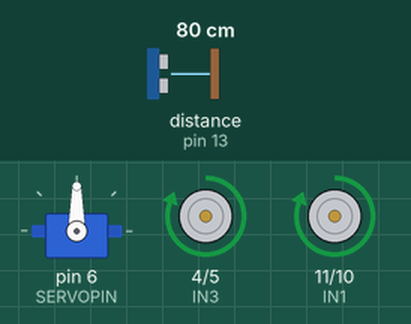
This sketch was run on a simulated Arduino Uno, built with avr-gcc and run on an emulated ATmega328P. Parts: servo, motor-driver pin pairs drawn as motors (green arrow = first pin HIGH = forward, orange = second pin HIGH = backward, longer = more drive). Wiring (inferred from the names in the program): ultrasonic range finder: trigger pin 12; echo pin 13. The test bench sets the inputs (shaded band); at power-on: distance to the obstacle (sensor on pin 13) 80 cm. The echo pulse lasts 58.3 µs per cm.

Above: at 1.2 s.
1.3 s: distance to the obstacle (sensor on pin 13) set to 33 cm
3.0 s: distance to the obstacle (sensor on pin 13) set to 27 cm
At 4.9 s:
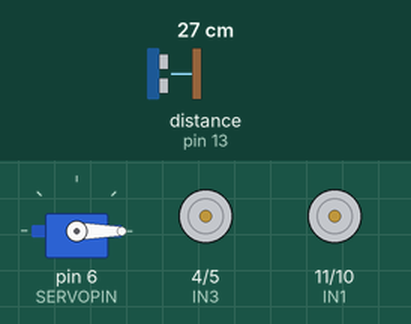
6.0 s: distance to the obstacle (sensor on pin 13) set to 35 cm
At 7.6 s:
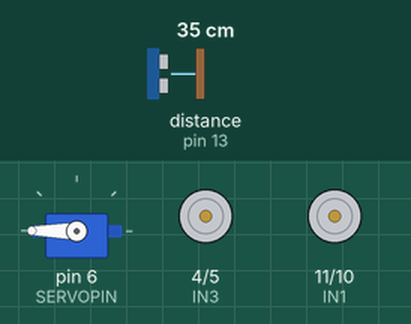
9.0 s: distance to the obstacle (sensor on pin 13) set to 2 cm
At 13.1 s:
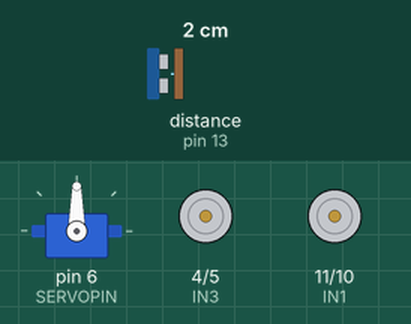
Timing chart, 0 to 23.7 s (numbered marks = the images above; inputs shaded):
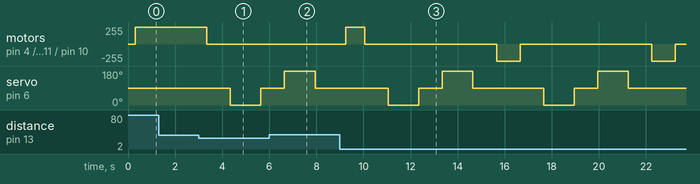

Measured:
- the behaviour switches between 32 and 31 cm on distance to the obstacle (sensor on pin 13) (found by bisection; images 0 and 1)
- after the input at 3.0 s, motor on pin 4 (IN3) / pin 5 (IN4), motor on pin 11 (IN1) / pin 10 (IN2): forward 255/255 → stopped after 0.34 s; servo on pin 6 (SERVOPIN): 90° → 0° after 1.3 s, → 90° 1.3 s later
- after the input at 6.0 s, motor on pin 4 (IN3) / pin 5 (IN4), motor on pin 11 (IN1) / pin 10 (IN2): stays stopped (without the input it goes to backward 255/255 after 2.9 s)
- after the input at 9.0 s, servo on pin 6 (SERVOPIN): 90° → 0° after 2.1 s, → 90° 1.3 s later, → 180° 1.0 s later, → 90° 1.3 s later, … (8 changes in this stretch)

The sketch:

Robot_Command.ino
```cpp
#include <Servo.h>
#include <PID_v1.h>
#define IN1 11 // Left Front
#define IN2 10 // Left Back
#define IN3 4  // Right Front
#define IN4 5  // Right Back
#define SERVOPIN 6
#define trigPin 12
#define echoPin 13

Servo servo;
bool leftChecked = false;
bool rightChecked = false;

// Define PID variables
double Setpoint, Input, Output;
double Kp = 2.0, Ki = 5.0, Kd = 1.0;  // Example PID constants

// Create PID instance
PID myPID(&Input, &Output, &Setpoint, Kp, Ki, Kd, DIRECT);

void servoRight() {
  servo.write(180);
  delay(1000);
}

void resetServo() {
  servo.write(90);
  delay(1000);
}

void servoLeft() {
  servo.write(0);
  delay(1000);
}

void resetWheels() {
  digitalWrite(IN1, LOW);
  digitalWrite(IN2, LOW);
  digitalWrite(IN3, LOW);
  digitalWrite(IN4, LOW);
}

void goForward() {
  resetWheels();
  digitalWrite(IN1, HIGH);
  digitalWrite(IN3, HIGH);
}

void goBackwards() {
  resetWheels();
  digitalWrite(IN2, HIGH);
  digitalWrite(IN4, HIGH);
}

void turnRight() {
  resetWheels();
  digitalWrite(IN3, HIGH);
  delay(500);
}

void turnLeft() {
  resetWheels();
  digitalWrite(IN1, HIGH);
  delay(500);
}

int getDistance() {
  long duration;
  int distance;
  digitalWrite(trigPin, LOW);
  delayMicroseconds(2);
  digitalWrite(trigPin, HIGH);
  delayMicroseconds(10);
  digitalWrite(trigPin, LOW);
  duration = pulseIn(echoPin, HIGH);
  distance = duration * 0.034 / 2;
  delay(300);
  return distance;
}

void setupWheels() {
  pinMode(IN1, OUTPUT);
  pinMode(IN2, OUTPUT);
  pinMode(IN3, OUTPUT);
  pinMode(IN4, OUTPUT);
  resetWheels();
}

void setupServo() {
  servo.attach(SERVOPIN);
  servo.write(90);
}

void setupUltrasonic() {
  pinMode(trigPin, OUTPUT);
  pinMode(echoPin, INPUT);
}

void setup() {
  setupWheels();
  setupServo();
  setupUltrasonic();
  // Serial.begin(9600);

  // Initialize the PID controller
  Setpoint = 30;  // Target distance (for example, set to 30 cm)
  myPID.SetMode(AUTOMATIC);  // Start the PID controller

}

void loop() {
  int distance = getDistance();
  //Serial.print("Distance: ");
  //Serial.println(distance);

  // Update the PID input with the current distance
  Input = distance;

  // Compute the PID output
  myPID.Compute();

  // Output the PID value
  //Serial.print("PID Output: ");
  //Serial.println(Output);

  if (distance > 30) {
    // If no obstacles, continue moving forward
    // //Serial.println("Moving Forward");
    goForward();
    leftChecked = false;
    rightChecked = false;
  } else {
    resetWheels();
    //Serial.println("Obstacle detected! Stopping...");
    resetServo();
    servoLeft();
    int leftDistance = getDistance();
    //Serial.print("Left Distance: ");
    //Serial.println(leftDistance);

    resetServo();
    servoRight();
    int rightDistance = getDistance();
    //Serial.print("Right Distance: ");
    //Serial.println(rightDistance);

    resetServo();

    // If both sides are blocked, go backwards for 1 second
    while (leftDistance < 30 && rightDistance < 30) {
      //Serial.println("Both sides blocked! Reversing...");
      goBackwards();
      delay(1000); // Move backwards for 1 second
      resetWheels();
      resetServo();
      servoLeft();
      leftDistance = getDistance();
      //Serial.print("Left Distance: ");
      //Serial.println(leftDistance);
      resetServo();
      servoRight();
      rightDistance = getDistance();
      // //Serial.print("Right Distance: ");
      // //Serial.println(rightDistance);
      resetServo();
    }

    if (rightDistance > leftDistance) {
      int dist = getDistance();
      //Serial.print("Current distance: ");
      //Serial.print(dist);
      while (dist < 30) {  // Keep turning right until the path is clear
        //Serial.println("Turning Right...");
        turnRight();
        dist = getDistance();
      }
    } else {
      int dist = getDistance();
      //Serial.print("Current distance: ");
      //Serial.print(dist);
      while (dist < 30) {  // Keep turning left until the path is clear
        //Serial.println("Turning Left...");
        turnLeft();
        dist = getDistance();
      }
    }

    // After turning, continue forward
    //Serial.println("Path clear, moving forward...");
    goForward();
    delay(500);
  }
}
```
